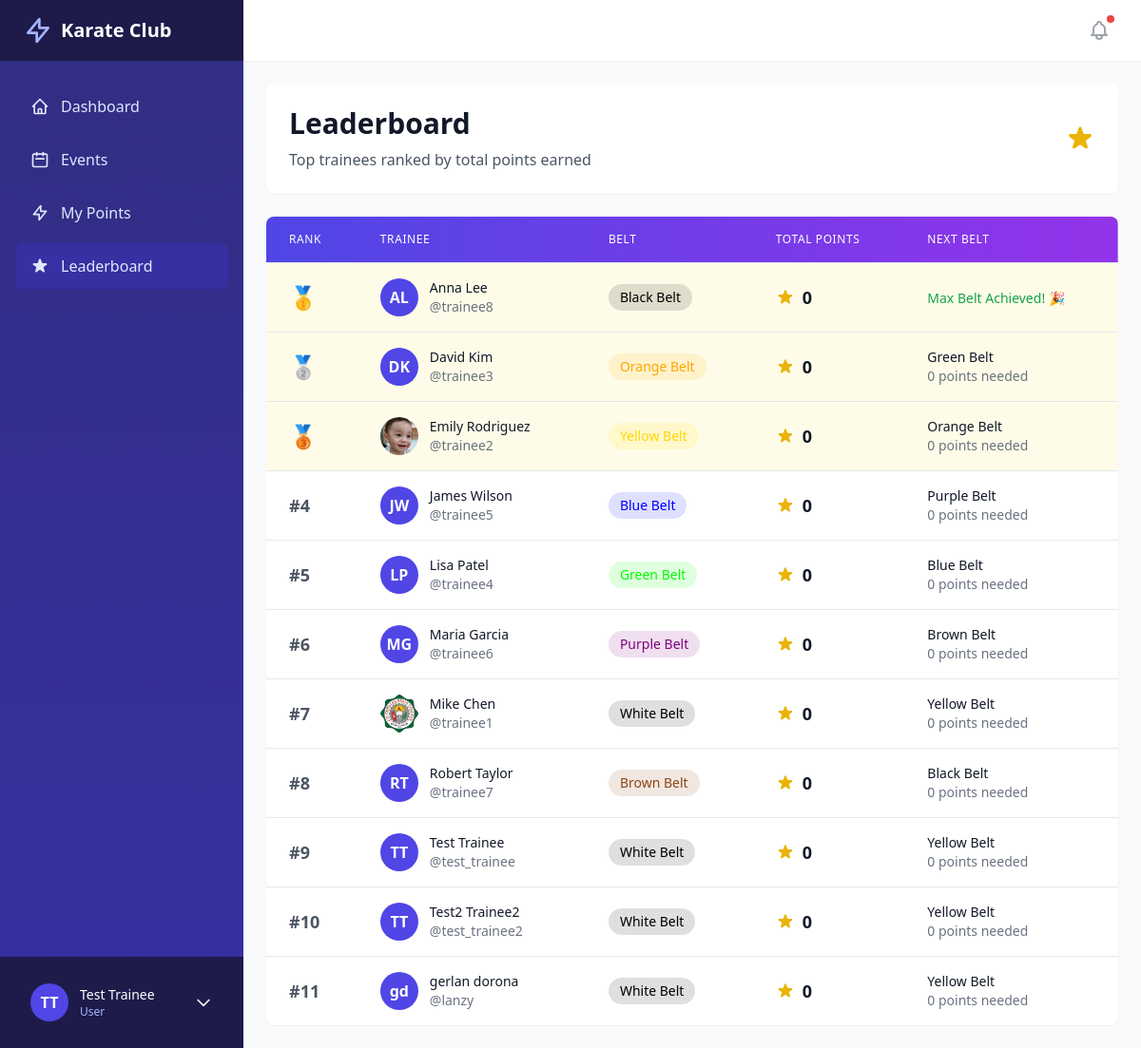
The page /leaderboard/ (signed in) on the database as committed earlier.
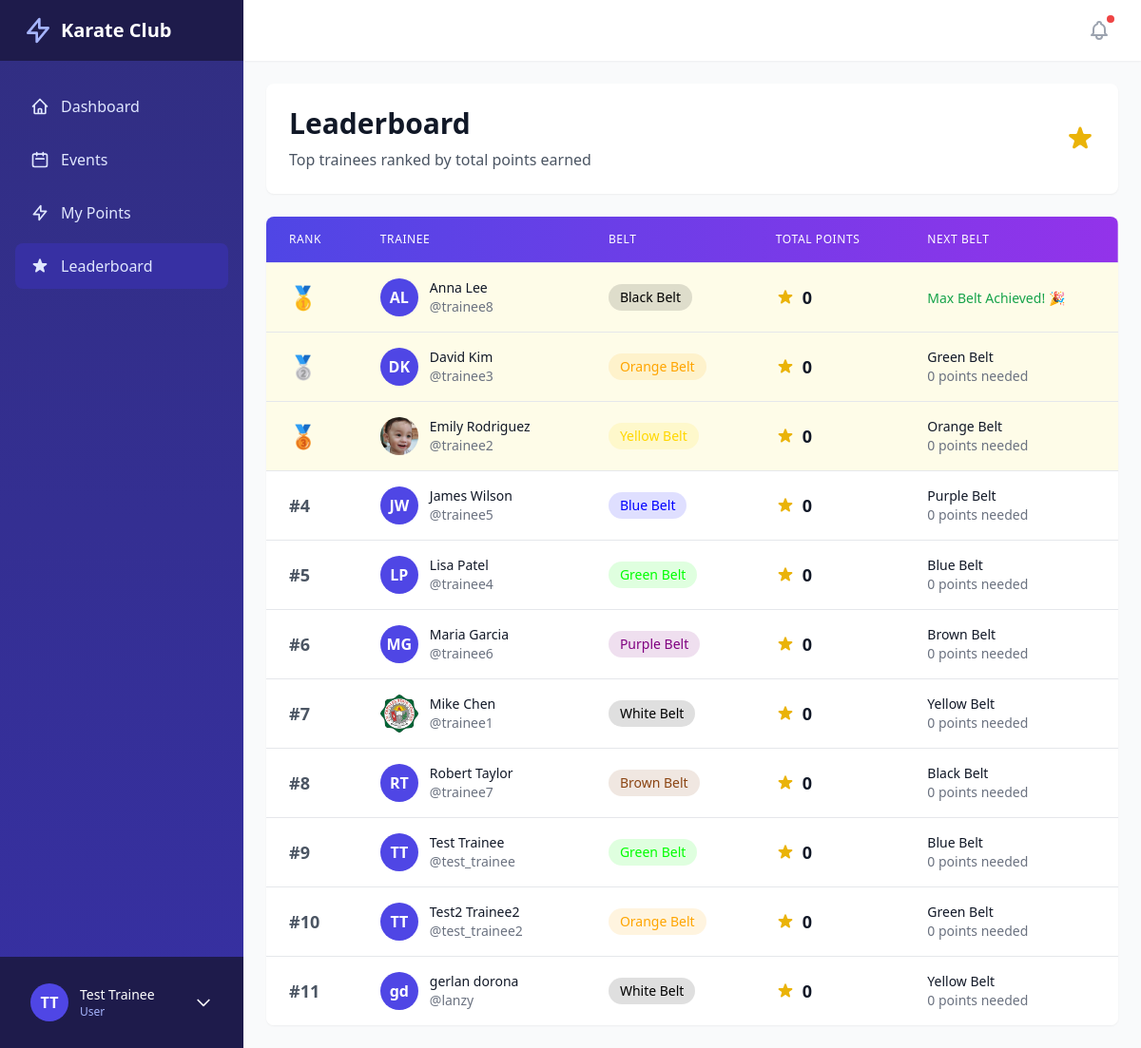
The same page on the database as committed later.
### core/models.py (models this page shows, shortened)
class Trainee(models.Model):
    user = models.OneToOneField(User, on_delete=models.CASCADE)
    date_of_birth = models.DateField()
    belt = models.ForeignKey(Belt, on_delete=models.SET_NULL, null=True)
    contact_number = models.CharField(max_length=20)
    address = models.TextField()
    join_date = models.DateField(auto_now_add=True)
    profile_image = models.ImageField(upload_to='profiles/', null=True, blank=True)
    emergency_contact = models.CharField(max_length=100, blank=True)
    emergency_phone = models.CharField(max_length=20, blank=True)
    is_active = models.BooleanField(default=True)
    is_approved = models.BooleanField(default=False)  # Requires admin approval
    total_points = models.PositiveIntegerField(default=0, help_text="Total points earned from training and events")
    @property
    def next_belt(self):
        if self.belt:
            return Belt.objects.filter(order__gt=self.belt.order).first()
        return Belt.objects.first()
    @property
    def points_to_next_belt(self):
        next_belt = self.next_belt
        if next_belt:
            return max(0, next_belt.points_required - self.total_points)
        return 0

class Belt(models.Model):
    name = models.CharField(max_length=50)
    color = models.CharField(max_length=20, default='#000000')
    order = models.PositiveIntegerField()
    points_required = models.PositiveIntegerField(default=0, help_text="Points required to achieve this belt")
    class Meta:
        ordering = ['order']

### core/views.py (the view)
# urls.py: path('leaderboard/', leaderboard, name='leaderboard'),
@login_required
def leaderboard(request):
    from .models import PointsTransaction
    trainees = Trainee.objects.filter(
        is_active=True,
        is_approved=True
    ).select_related('user', 'belt').order_by('-total_points', 'user__first_name')
    for idx, trainee in enumerate(trainees, 1):
        trainee.current_rank = idx
    context = {
        'trainees': trainees
    }
    return render(request, 'leaderboard.html', context)

### templates/leaderboard.html (shortened to what the changed rows need)
{% extends 'base_dashboard.html' %}
{% block content %}
<div class="space-y-6">
    <div class="bg-white shadow-sm rounded-lg p-6">
        <div class="flex items-center justify-between">
            <div>
                <h1 class="text-3xl font-bold text-gray-900">Leaderboard</h1>
            </div>
        </div>
    </div>
    <div class="bg-white shadow-sm rounded-lg overflow-hidden">
        <div class="overflow-x-auto">
            <table class="min-w-full divide-y divide-gray-200">
                <thead class="bg-gradient-to-r from-indigo-600 to-purple-600">
                    <tr>
                        <th class="px-6 py-4 text-left text-xs font-medium text-white uppercase tracking-wider">Rank
                        </th>
                        <th class="px-6 py-4 text-left text-xs font-medium text-white uppercase tracking-wider">Trainee
                        </th>
                        <th class="px-6 py-4 text-left text-xs font-medium text-white uppercase tracking-wider">Belt
                        </th>
                        <th class="px-6 py-4 text-left text-xs font-medium text-white uppercase tracking-wider">Total
                            Points</th>
                        <th class="px-6 py-4 text-left text-xs font-medium text-white uppercase tracking-wider">Next
                            Belt</th>
                    </tr>
                </thead>
                <tbody class="bg-white divide-y divide-gray-200">
                    {% for trainee in trainees %}
                    <tr
                        class="hover:bg-gray-50 transition-colors {% if trainee.current_rank <= 3 %}bg-yellow-50{% endif %}">
                        <td class="px-6 py-4 whitespace-nowrap">
                            <div class="flex items-center">
                                {% if trainee.current_rank == 1 %}
                                <span class="text-2xl">🥇</span>
                                {% elif trainee.current_rank == 2 %}
                                <span class="text-2xl">🥈</span>
                                {% elif trainee.current_rank == 3 %}
                                <span class="text-2xl">🥉</span>
                                {% else %}
                                <span class="text-lg font-bold text-gray-600">#{{ trainee.current_rank }}</span>
                                {% endif %}
                            </div>
                        </td>
                        <td class="px-6 py-4 whitespace-nowrap">
                            <div class="flex items-center">
                                {% if trainee.profile_image %}
                                <img src="{{ trainee.profile_image.url }}" alt="{{ trainee.user.get_full_name }}"
                                    class="w-10 h-10 rounded-full object-cover mr-3">
                                {% else %}
                                <div
                                    class="w-10 h-10 rounded-full bg-indigo-600 flex items-center justify-center text-white font-semibold mr-3">
                                    {{ trainee.user.first_name|first }}{{ trainee.user.last_name|first }}
                                </div>
                                {% endif %}
                                <div>
                                    <div class="text-sm font-medium text-gray-900">{{ trainee.user.get_full_name }}
                                    </div>
                                    <div class="text-sm text-gray-500">@{{ trainee.user.username }}</div>
                                </div>
                            </div>
                        </td>
                        <td class="px-6 py-4 whitespace-nowrap">
                            {% if trainee.belt %}
                            <span class="inline-flex items-center px-3 py-1 rounded-full text-sm font-medium"
                                style="background-color: {{ trainee.belt.color }}20; color: {{ trainee.belt.color }};">
                                {{ trainee.belt.name }}
                            </span>
                            {% else %}
                            <span class="text-sm text-gray-500">No Belt</span>
                            {% endif %}
                        </td>
                        <td class="px-6 py-4 whitespace-nowrap">
                            <div class="flex items-center">
                                <span class="text-lg font-bold text-gray-900">{{ trainee.total_points }}</span>
                            </div>
                        </td>
                        <td class="px-6 py-4 whitespace-nowrap">
                            {% if trainee.next_belt %}
                            <div class="text-sm">
                                <div class="font-medium text-gray-900">{{ trainee.next_belt.name }}</div>
                                <div class="text-gray-500">{{ trainee.points_to_next_belt }} points needed</div>
                            </div>
                            {% else %}
                            <span class="text-sm text-green-600 font-medium">Max Belt Achieved! 🎉</span>
                            {% endif %}
                        </td>
                    </tr>
                    {% endfor %}
                </tbody>
            </table>
        </div>
    </div>
</div>
{% endblock %}

Rows that differ between the two databases and show on the page:
changed Trainee "Test Trainee": belt_id 1 → 4 (drawn); belt.name "White Belt" → "Green Belt"; next_belt.name "Yellow Belt" → "Blue Belt"
changed Trainee "Test2 Trainee2": belt_id 1 → 3 (drawn); belt.name "White Belt" → "Orange Belt"; next_belt.name "Yellow Belt" → "Green Belt"
